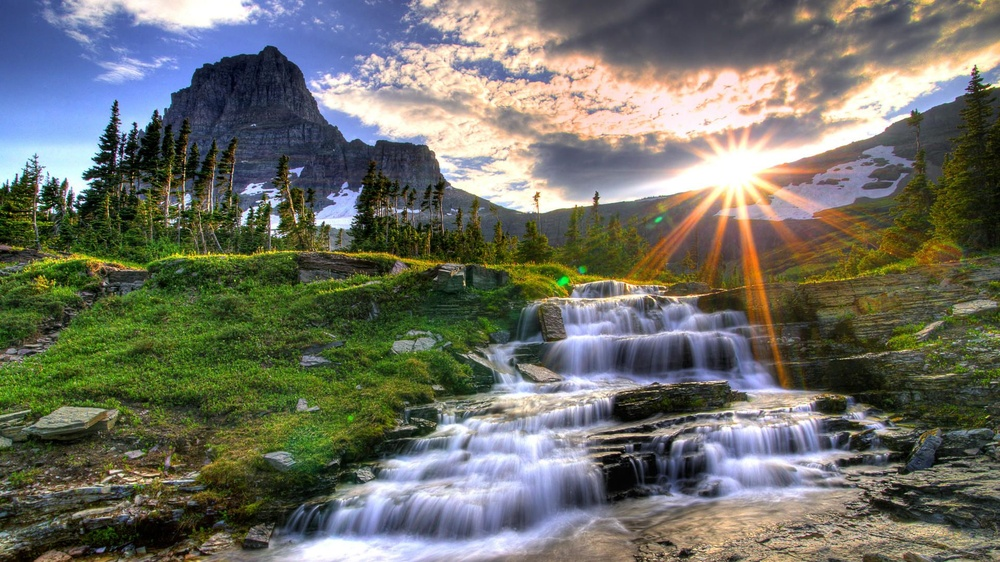
#> input picture recursos/paisaje.jpg, 1000 x 562 px, shrunk from 1920 x 1080 before the run, found by its file name
$ python opencv_09.py
#> lines starting #> are read from the running program, lines starting #| are printed output that depends on the picture
import numpy as np
import cv2
import os

def CargarImagen():
    ruta = os.getcwd()
    nombreArchivo = r'recursos\paisaje.jpg'
    rutaAbrir = os.path.join(ruta, nombreArchivo)
    imagen = cv2.imread(rutaAbrir)
#> imagen is the input picture: shape (562, 1000, 3); mean B, G, R 102.2, 112, 110.3

    cv2.imshow('img', imagen)
    cv2.moveWindow('img', 0, 0)

    return imagen

def DifuminarImagen_Average(imagen):
    img = imagen.copy()
    h, w, c = img.shape
#> h = 562; w = 1000; c = 3

    imagenD1 = cv2.blur(img, (3, 3))
    imagenD2 = cv2.blur(img, (5, 5))
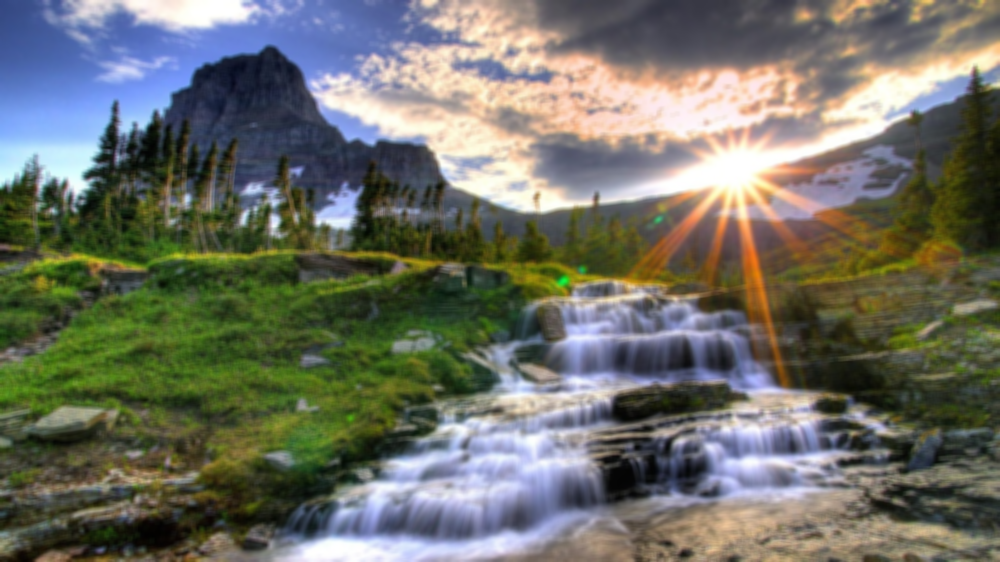
#> imagenD2: shape (562, 1000, 3); mean B, G, R 102.2, 112, 110.3
    imagenD3 = cv2.blur(img, (7, 7))

    imagenF = np.hstack((imagenD1, imagenD2, imagenD3))
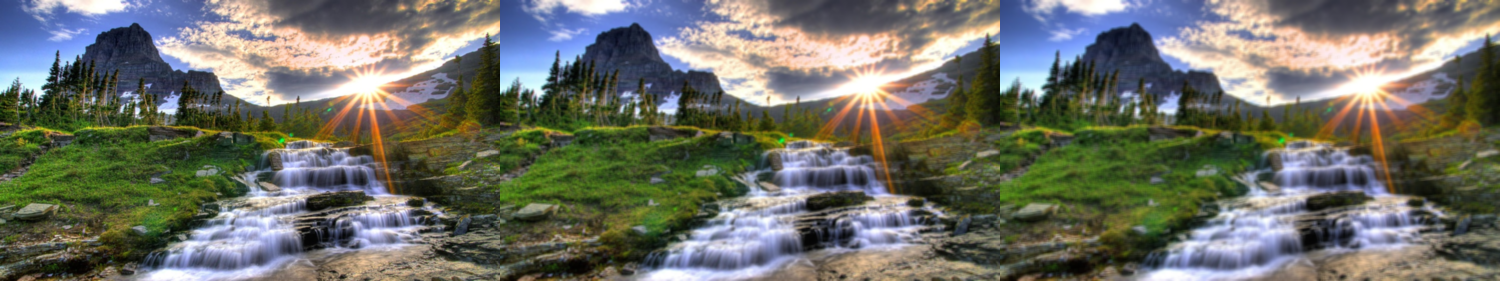
#> imagenF: shape (562, 3000, 3) (shown at 1/2 size); mean B, G, R 102.2, 112, 110.3

    cv2.imshow('DifuminarImagen_Average', imagenF)
    cv2.moveWindow('DifuminarImagen_Average', 0, h)

    return imagenF

def DifuminarImagen_Gaussian(imagen):
    img = imagen.copy()
    h, w, c = img.shape
#> h = 562; w = 1000; c = 3

    imagenD1 = cv2.GaussianBlur(img, (3, 3), 0)
    imagenD2 = cv2.GaussianBlur(img, (5, 5), 0)
    imagenD3 = cv2.GaussianBlur(img, (7, 7), 0)

    imagenF = np.hstack((imagenD1, imagenD2, imagenD3))

    cv2.imshow('DifuminarImagen_Gaussian', imagenF)
    cv2.moveWindow('DifuminarImagen_Gaussian', 0, 2*h)

    return imagenF

def DifuminarImagen_Median(imagen):
    img = imagen.copy()
    h, w, c = img.shape
#> h = 562; w = 1000; c = 3

    imagenD1 = cv2.medianBlur(img, 3)
    imagenD2 = cv2.medianBlur(img, 5)
    imagenD3 = cv2.medianBlur(img, 7)

    imagenF = np.hstack((imagenD1, imagenD2, imagenD3))

    cv2.imshow('DifuminarImagen_Median', imagenF)
    cv2.moveWindow('DifuminarImagen_Median', 0, 3*h)

    return imagenF

def DifuminarImagen_Bilateral(imagen):
    img = imagen.copy()
    h, w, c = img.shape
#> h = 562; w = 1000; c = 3

    imagenD1 = cv2.bilateralFilter(img, 3, 21, 21)
    imagenD2 = cv2.bilateralFilter(img, 5, 31, 31)
    imagenD3 = cv2.bilateralFilter(img, 7, 41, 41)

    imagenF = np.hstack((imagenD1, imagenD2, imagenD3))

    cv2.imshow('DifuminarImagen_Bilateral', imagenF)
    cv2.moveWindow('DifuminarImagen_Bilateral', 0, 3*h)

    return imagenF

if __name__ == '__main__':
    img = CargarImagen()
    DifuminarImagen_Average(img)
    DifuminarImagen_Gaussian(img)
    DifuminarImagen_Median(img)
    DifuminarImagen_Bilateral(img)

    cv2.waitKey(0)
